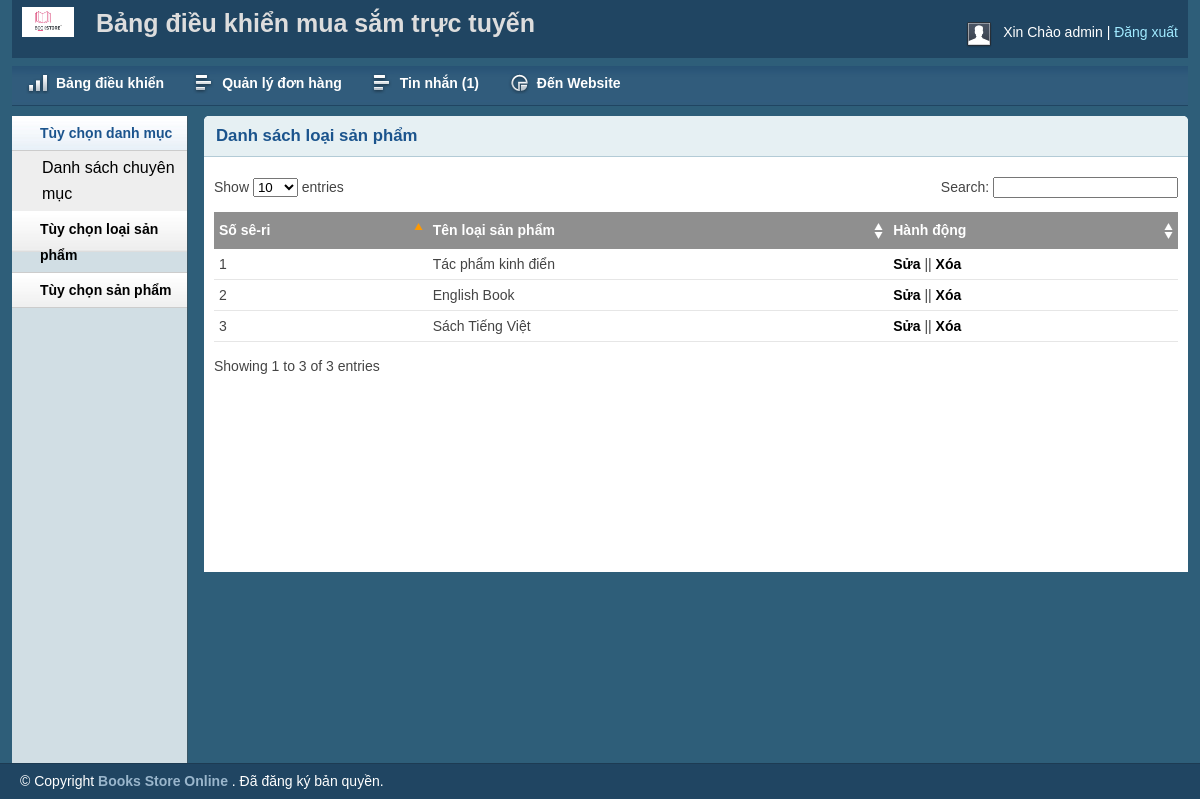
Page /admin/brandlist.php (signed in) on the committed database.
### tables this page shows
CREATE TABLE `tbl_brand` (
  `brandId` int(11) UNSIGNED NOT NULL,
  `brandName` varchar(255) NOT NULL
);

### lib/Database.php (called while the page is built, shortened)
<?php
Class Database{
 public $host   = DB_HOST;
 public $user   = DB_USER;
 public $pass   = DB_PASS;
 public $dbname = DB_NAME;
 public $link;
private function connectDB(){
 $this->link = new mysqli($this->host, $this->user, $this->pass,
  $this->dbname);
 }
public function select($query){
  $result = $this->link->query($query) or
   die($this->link->error.__LINE__);
  if($result->num_rows > 0){
    return $result;
  } else {
    return false;
  }
 }
}

### classess/Brand.php (called while the page is built, shortened)
<?php
$filepath = realpath(dirname(__FILE__));
include_once ($filepath.'/../lib/Database.php');
?>
<?php
class Brand
{
private $db;
	public function __construct()
	{
		$this->db = new Database();
	}
	public function getAllBrand()
	{
	$query = "SELECT * FROM tbl_brand ORDER BY brandId DESC";
	$result = $this->db->select($query);
	return $result;
	}
	}
?>

### admin/brandlist.php (the view, shortened to what this page needs)
<?php include 'inc/header.php';?>
<?php include 'inc/sidebar.php';?>
<?php include '../classess/Brand.php';?>
<?php
$brand = new Brand();
?>
        <div class="grid_10">
            <div class="box round first grid">
                <h2>Danh sách loại sản phẩm</h2>
                <div class="block">
                    <table class="data display datatable" id="example">
					<thead>
						<tr>
							<th>Số sê-ri</th>
							<th>Tên loại sản phẩm</th>
							<th>Hành động</th>
						</tr>
					</thead>
					<tbody>
				<?php
				$getBrand = $brand->getAllBrand();
				if ($getBrand) {
					$i = 0;
					while ($result = $getBrand->fetch_assoc()) {
						$i++;
				?>
						<tr class="odd gradeX">
							<td><?php echo $i;?></td>
							<td><?php echo $result['brandName'];?></td>
							<td><a href="brandedit.php?brandid=<?php echo $result['brandId'];?>">Sửa</a> || <a onclick="return confirm('Are you sure to delete!')" href="?delbrand=<?php echo $result['brandId'];?>">Xóa</a></td>
						</tr>
					<?php } } ?>
					</tbody>
				</table>
               </div>
            </div>
        </div>
<?php include 'inc/footer.php';?>

### admin/css/text.css (style rules this page uses)
body { font: 13px/1.5 Tahoma, Helvetica, Arial, 'Liberation Sans', FreeSans, sans-serif; }
h2 { font-size: 23px; }
p, dl, hr, h1, h2, h3, h4, h5, h6, ol, ul, pre, table, address, fieldset { margin-bottom: 20px; }

### admin/css/grid.css (style rules this page uses)
.grid_1, .grid_2, .grid_3, .grid_4, .grid_5, .grid_6, .grid_7, .grid_8, .grid_9, .grid_10, .grid_11, .grid_12, .grid_13, .grid_14, .grid_15, .grid_16 { display: inline; float: left; margin-left: 1%; margin-right: 1%; }
.container_12 .grid_10 { width: 81.333%; }

### admin/css/layout.css (style rules this page uses)
body { background: #fff none repeat scroll 0 0; color: #444; font-size: 14px; padding: 0; }
a { color: #000; font-weight:bold; text-decoration: none; }
h1, h2, h3, h4, h5, h6 { line-height:1.2em; margin-bottom:.3em; }
h2 { margin-top:1em; }
.box { background:#fff; margin-bottom:20px; padding:10px 10px 10px 10px; margin-left:-8px; }
.box.grid { padding-bottom:40px; }
.box.round { -moz-border-radius: 5px 5px 0px 0px; -webkit-border-radius: 5px 5px 0px 0px; border-radius: 5px 5px 0px 0px; }
.box h2 { font-size:1.2em; font-weight:bold; color:#1B548D; background:#E6F0F3; margin:-10px -10px 0 -10px; padding:10px 12px; border-bottom:1px solid #B3CBD6; -moz-border-radius: 5px 5px 0px 0px; -webkit-border-radius: 5px 5px 0px 0px; border-radius: 5px 5px 0px 0px; }
.box.first { min-height: 406px; }
.block { padding-top:20px; }
.block { padding-bottom:1px; }
table.display { margin: 0 auto; clear: both; width: 100%; }
.sorting_asc { background: #8f8f8f url(../img/table/sort_asc.png) no-repeat center right; padding:8px 5px; text-align:left; color:#fff; }
.sorting { background:#8f8f8f url(../img/table/sort_both.png) no-repeat center right; padding:8px 5px; text-align:left; color:#fff; }
tr.odd { height: 30px; line-height: 30px; border-bottom:1px solid #e6e6e6; }
tr.even { height: 30px; line-height: 30px; border-bottom:1px solid #e6e6e6; }
tr.odd td, tr.even td { padding-left:5px; }

### rows in the picture
tbl_brand: brandName "Tác phẩm kinh điển"
tbl_brand: brandName "English Book"
tbl_brand: brandName "Sách Tiếng Việt"

### other values in the picture
Session::get('adminName') "admin"
$count "1"
